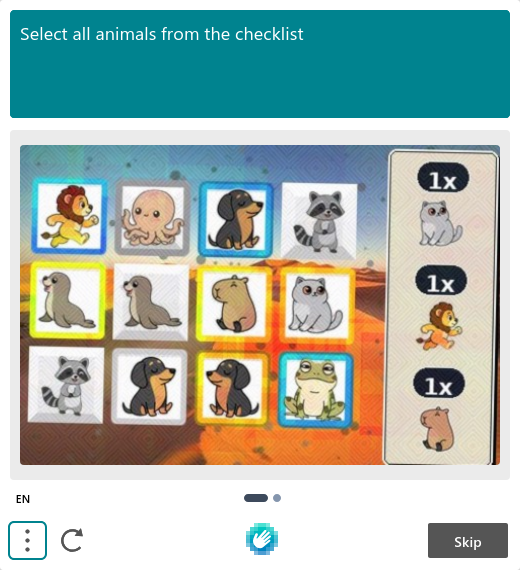
#> input picture latestDebugRun/00_base_image.png, 520 x 570 px
$ python -i find_checkbox.py   (imports and definitions only)
#> lines starting #> are read from the running program, lines starting #| are printed output that depends on the picture; after the words box and inside, x2 and y2 are one past the last pixel; in counts of white or black regions, pixels touching at a corner belong together
"""Where the driver clicks first, before any model runs. Neither a false positive nor a false negative raises."""

import cv2
import numpy as np
from typing import Optional, Tuple

def find_checkbox(image_path: str) -> Optional[Tuple[int, int, int, int]]:
    img = cv2.imread(image_path)
#> img is the input picture: shape (570, 520, 3); mean B, G, R 175.1, 182.6, 164.8
    if img is None:
        return None

    gray = cv2.cvtColor(img, cv2.COLOR_BGR2GRAY)
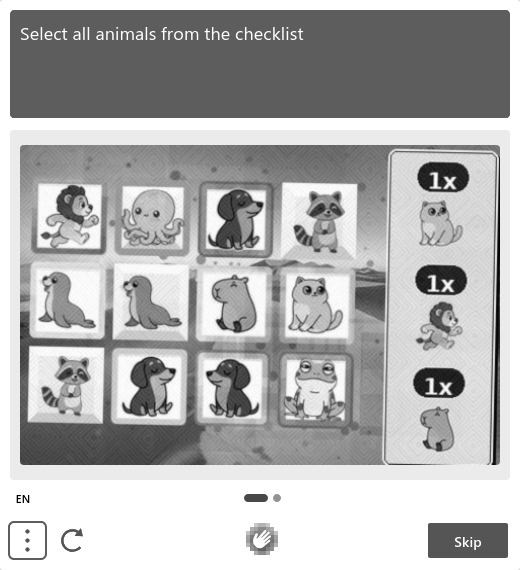
#> gray: shape (570, 520); min 0, max 255, mean 176.4

    _, binary = cv2.threshold(gray, 200, 255, cv2.THRESH_BINARY_INV)
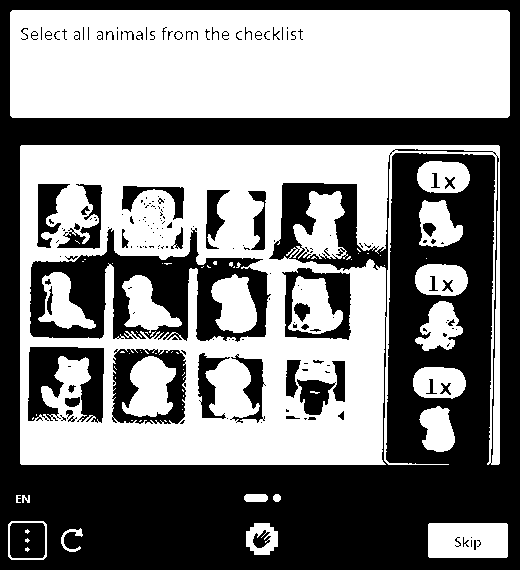
#> binary: shape (570, 520); 51.4% white; 187 black regions (126 under 20 px)

    contours, _ = cv2.findContours(binary, cv2.RETR_EXTERNAL, cv2.CHAIN_APPROX_SIMPLE)
#> contours = 17 contours, 2 with area under 20; largest, box (x1, y1, x2, y2) and area: (20, 145, 500, 465) 120237, (10, 10, 510, 118) 53385, (428, 523, 508, 558) 2684, (8, 521, 47, 560) 1426, (419, 200, 463, 247) 1418

    height, width = img.shape[:2]
#> height = 570; width = 520
    image_area = width * height
#> image_area = 296400

    candidates = []

    for cnt in contours:
        x, y, w, h = cv2.boundingRect(cnt)
        area = w * h
        aspect_ratio = float(w) / h


        if not (0.8 < aspect_ratio < 1.2):
            continue

        # Below 20px a glyph is indistinguishable from a box.
        if w < 20 or h < 20:
            continue

        # Above 5% of the image it is a panel or the challenge frame, not the checkbox inside one.
        if not (0.001 * image_area < area < 0.05 * image_area):
            continue

        contour_area = cv2.contourArea(cnt)
        extent = contour_area / area
        if extent < 0.8:
            continue

        # A checkbox is empty inside; without this the first tile of a 3x3 grid gets clicked as the widget.
        roi = gray[y+5:y+h-5, x+5:x+w-5]
        if roi.size > 0:
            std_dev = np.std(roi)
            if std_dev > 35.0:
                continue

        candidates.append((x, y, w, h))
#> this loop made 17 passes
#> (x, y, w, h, area, aspect_ratio, contour_area, extent) on pass 4: (8, 521, 39, 39, 1521, 1, 1426, 0.938)
#> (x, y, w, h, area, aspect_ratio) on passes 2, 5, 6, 7, 8, 9: (428, 523, 80, 35, 2800, 2.29), (22, 495, 8, 8, 64, 1), (16, 495, 5, 8, 40, 0.625), (273, 494, 8, 8, 64, 1), (244, 494, 24, 8, 192, 3), (419, 406, 36, 46, 1656, 0.783)
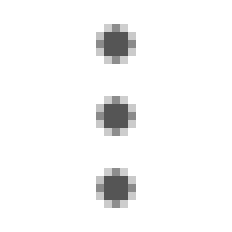
#> roi: shape (29, 29) (shown 8 times larger); min 85, max 255, mean 246.4
#> after the loop, candidates = [(8, 521, 39, 39)]

    # Many candidates means a grid, not a checkbox page.
    if len(candidates) > 2:
        return None

    if not candidates:
        return None

    best_candidate = max(candidates, key=lambda c: c[2] * c[3])
#> best_candidate = (8, 521, 39, 39)
    return best_candidate

>>> result = find_checkbox('../../../../latestDebugRun/00_base_image.png')
#> result = (8, 521, 39, 39)
